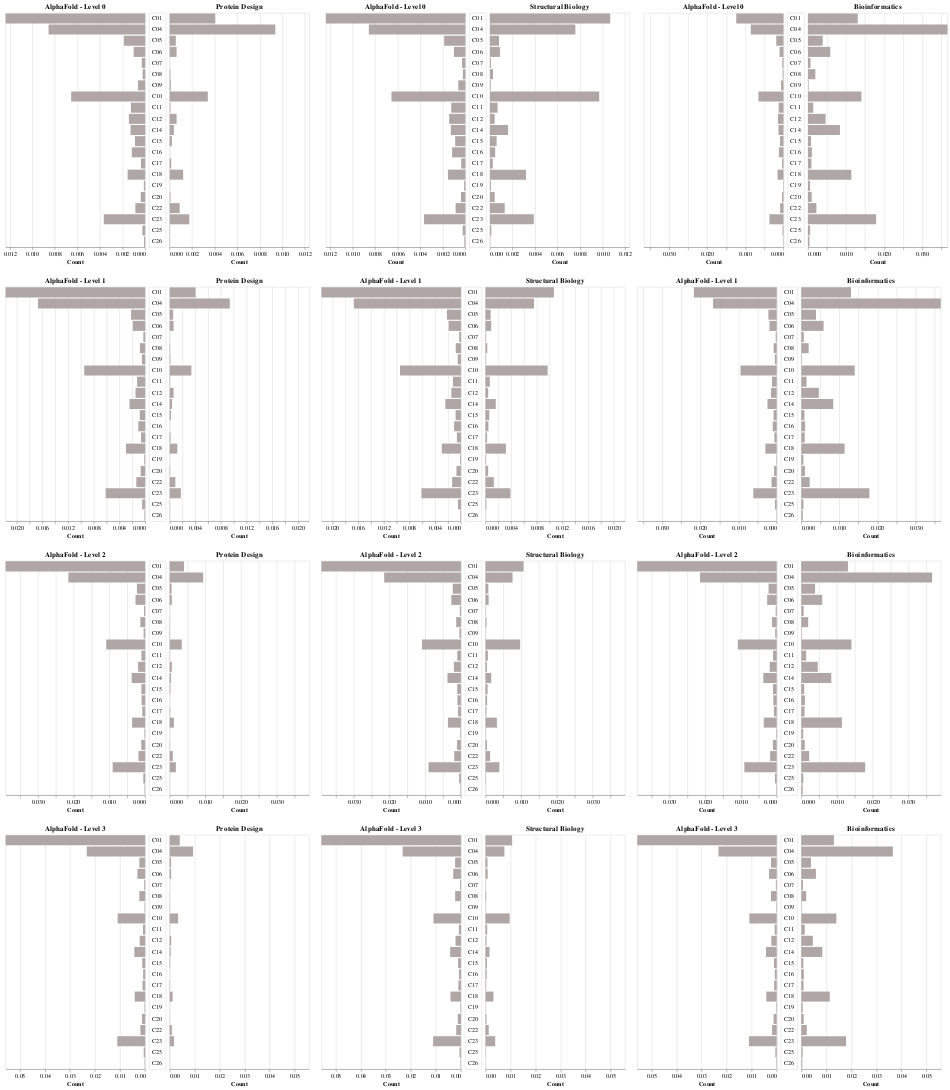

Notebook source saved alongside this figure:
### Code cell
# hconcat each a, b, c, d group, and vconcat each of these in turn
a = alt.hconcat(c1a, c2a, c3a)
b = alt.hconcat(c1b, c2b, c3b)
c = alt.hconcat(c1c, c2c, c3c)
d = alt.hconcat(c1d, c2d, c3d)

alt.vconcat(a, b, c, d)

### Figure 1 — Vega-Lite specification as saved in the notebook (floating-point values rounded to 4 significant figures; data arrays with more than 128 entries replaced by an {"elided": "..."} marker saying what was removed)
{"config": {"view": {"continuousWidth": 400, "continuousHeight": 300}}, "vconcat": [{"hconcat": [{"concat": [{"mark": "bar", "encoding": {"color": {"field": "filter", "legend": null, "scale": {"domain": ["0", "Protein Design"], "range": ["#AFA6A5", "#AFA6A5"]}, "type": "nominal"}, "x": {"aggregate": "sum", "field": "value", "scale": {"domain": [0, 0.01237]}, "sort": "descending", "title": "Count", "type": "quantitative"}, "y": {"axis": null, "field": "mesh_tree_label", "sort": {"field": "mesh_tree_label_id", "order": "ascending"}, "type": "nominal"}}, "height": {"step": 20}, "title": "AlphaFold - Level 0", "transform": [{"filter": "(datum.filter === '0')"}], "width": 250}, {"mark": "text", "encoding": {"text": {"field": "mesh_tree_label_id", "type": "nominal"}, "y": {"axis": null, "field": "mesh_tree_label", "sort": {"field": "mesh_tree_label_id", "order": "ascending"}, "type": "nominal"}}, "height": {"step": 20}, "transform": [{"filter": {"field": "filter", "oneOf": ["0"]}}], "width": 30}, {"mark": "bar", "encoding": {"color": {"field": "filter", "legend": null, "scale": {"domain": ["0", "Protein Design"], "range": ["#AFA6A5", "#AFA6A5"]}, "type": "nominal"}, "x": {"aggregate": "sum", "field": "value", "scale": {"domain": [0, 0.01237]}, "title": "Count", "type": "quantitative"}, "y": {"axis": null, "field": "mesh_tree_label", "sort": {"field": "mesh_tree_label_id", "order": "ascending"}, "type": "nominal"}}, "height": {"step": 20}, "title": "Protein Design", "transform": [{"filter": "(datum.filter === 'Protein Design')"}], "width": 250}], "spacing": 5}, {"concat": [{"mark": "bar", "encoding": {"color": {"field": "filter", "legend": null, "scale": {"domain": ["0", "Structural Biology"], "range": ["#AFA6A5", "#AFA6A5"]}, "type": "nominal"}, "x": {"aggregate": "sum", "field": "value", "scale": {"domain": [0, 0.01237]}, "sort": "descending", "title": "Count", "type": "quantitative"}, "y": {"axis": null, "field": "mesh_tree_label", "sort": {"field": "mesh_tree_label_id", "order": "ascending"}, "type": "nominal"}}, "height": {"step": 20}, "title": "AlphaFold - Level 0", "transform": [{"filter": "(datum.filter === '0')"}], "width": 250}, {"mark": "text", "encoding": {"text": {"field": "mesh_tree_label_id", "type": "nominal"}, "y": {"axis": null, "field": "mesh_tree_label", "sort": {"field": "mesh_tree_label_id", "order": "ascending"}, "type": "nominal"}}, "height": {"step": 20}, "transform": [{"filter": {"field": "filter", "oneOf": ["0"]}}], "width": 30}, {"mark": "bar", "encoding": {"color": {"field": "filter", "legend": null, "scale": {"domain": ["0", "Structural Biology"], "range": ["#AFA6A5", "#AFA6A5"]}, "type": "nominal"}, "x": {"aggregate": "sum", "field": "value", "scale": {"domain": [0, 0.01237]}, "title": "Count", "type": "quantitative"}, "y": {"axis": null, "field": "mesh_tree_label", "sort": {"field": "mesh_tree_label_id", "order": "ascending"}, "type": "nominal"}}, "height": {"step": 20}, "title": "Structural Biology", "transform": [{"filter": "(datum.filter === 'Structural Biology')"}], "width": 250}], "spacing": 5}, {"concat": [{"mark": "bar", "encoding": {"color": {"field": "filter", "legend": null, "scale": {"domain": ["0", "Bioinformatics"], "range": ["#AFA6A5", "#AFA6A5"]}, "type": "nominal"}, "x": {"aggregate": "sum", "field": "value", "scale": {"domain": [0, 0.03659]}, "sort": "descending", "title": "Count", "type": "quantitative"}, "y": {"axis": null, "field": "mesh_tree_label", "sort": {"field": "mesh_tree_label_id", "order": "ascending"}, "type": "nominal"}}, "height": {"step": 20}, "title": "AlphaFold - Level 0", "transform": [{"filter": "(datum.filter === '0')"}], "width": 250}, {"mark": "text", "encoding": {"text": {"field": "mesh_tree_label_id", "type": "nominal"}, "y": {"axis": null, "field": "mesh_tree_label", "sort": {"field": "mesh_tree_label_id", "order": "ascending"}, "type": "nominal"}}, "height": {"step": 20}, "transform": [{"filter": {"field": "filter", "oneOf": ["0"]}}], "width": 30}, {"mark": "bar", "encoding": {"color": {"field": "filter", "legend": null, "scale": {"domain": ["0", "Bioinformatics"], "range": ["#AFA6A5", "#AFA6A5"]}, "type": "nominal"}, "x": {"aggregate": "sum", "field": "value", "scale": {"domain": [0, 0.03659]}, "title": "Count", "type": "quantitative"}, "y": {"axis": null, "field": "mesh_tree_label", "sort": {"field": "mesh_tree_label_id", "order": "ascending"}, "type": "nominal"}}, "height": {"step": 20}, "title": "Bioinformatics", "transform": [{"filter": "(datum.filter === 'Bioinformatics')"}], "width": 250}], "spacing": 5}]}, {"hconcat": [{"concat": [{"mark": "bar", "encoding": {"color": {"field": "filter", "legend": null, "scale": {"domain": ["1", "Protein Design"], "range": ["#1f77b4", "#1f77b4"]}, "type": "nominal"}, "x": {"aggregate": "sum", "field": "value", "scale": {"domain": [0, 0.02174]}, "sort": "descending", "title": "Count", "type": "quantitative"}, "y": {"axis": null, "field": "mesh_tree_label", "sort": {"field": "mesh_tree_label_id", "order": "ascending"}, "type": "nominal"}}, "height": {"step": 20}, "title": "AlphaFold - Level 1", "transform": [{"filter": "(datum.filter === '1')"}], "width": 250}, {"mark": "text", "encoding": {"text": {"field": "mesh_tree_label_id", "type": "nominal"}, "y": {"axis": null, "field": "mesh_tree_label", "sort": {"field": "mesh_tree_label_id", "order": "ascending"}, "type": "nominal"}}, "height": {"step": 20}, "transform": [{"filter": {"field": "filter", "oneOf": ["1"]}}], "width": 30}, {"mark": "bar", "encoding": {"color": {"field": "filter", "legend": null, "scale": {"domain": ["1", "Protein Design"], "range": ["#1f77b4", "#1f77b4"]}, "type": "nominal"}, "x": {"aggregate": "sum", "field": "value", "scale": {"domain": [0, 0.02174]}, "title": "Count", "type": "quantitative"}, "y": {"axis": null, "field": "mesh_tree_label", "sort": {"field": "mesh_tree_label_id", "order": "ascending"}, "type": "nominal"}}, "height": {"step": 20}, "title": "Protein Design", "transform": [{"filter": "(datum.filter === 'Protein Design')"}], "width": 250}], "spacing": 5}, {"concat": [{"mark": "bar", "encoding": {"color": {"field": "filter", "legend": null, "scale": {"domain": ["1", "Structural Biology"], "range": ["#1f77b4", "#1f77b4"]}, "type": "nominal"}, "x": {"aggregate": "sum", "field": "value", "scale": {"domain": [0, 0.02174]}, "sort": "descending", "title": "Count", "type": "quantitative"}, "y": {"axis": null, "field": "mesh_tree_label", "sort": {"field": "mesh_tree_label_id", "order": "ascending"}, "type": "nominal"}}, "height": {"step": 20}, "title": "AlphaFold - Level 1", "transform": [{"filter": "(datum.filter === '1')"}], "width": 250}, {"mark": "text", "encoding": {"text": {"field": "mesh_tree_label_id", "type": "nominal"}, "y": {"axis": null, "field": "mesh_tree_label", "sort": {"field": "mesh_tree_label_id", "order": "ascending"}, "type": "nominal"}}, "height": {"step": 20}, "transform": [{"filter": {"field": "filter", "oneOf": ["1"]}}], "width": 30}, {"mark": "bar", "encoding": {"color": {"field": "filter", "legend": null, "scale": {"domain": ["1", "Structural Biology"], "range": ["#1f77b4", "#1f77b4"]}, "type": "nominal"}, "x": {"aggregate": "sum", "field": "value", "scale": {"domain": [0, 0.02174]}, "title": "Count", "type": "quantitative"}, "y": {"axis": null, "field": "mesh_tree_label", "sort": {"field": "mesh_tree_label_id", "order": "ascending"}, "type": "nominal"}}, "height": {"step": 20}, "title": "Structural Biology", "transform": [{"filter": "(datum.filter === 'Structural Biology')"}], "width": 250}], "spacing": 5}, {"concat": [{"mark": "bar", "encoding": {"color": {"field": "filter", "legend": null, "scale": {"domain": ["1", "Bioinformatics"], "range": ["#1f77b4", "#ff7f0e"]}, "type": "nominal"}, "x": {"aggregate": "sum", "field": "value", "scale": {"domain": [0, 0.03659]}, "sort": "descending", "title": "Count", "type": "quantitative"}, "y": {"axis": null, "field": "mesh_tree_label", "sort": {"field": "mesh_tree_label_id", "order": "ascending"}, "type": "nominal"}}, "height": {"step": 20}, "title": "AlphaFold - Level 1", "transform": [{"filter": "(datum.filter === '1')"}], "width": 250}, {"mark": "text", "encoding": {"text": {"field": "mesh_tree_label_id", "type": "nominal"}, "y": {"axis": null, "field": "mesh_tree_label", "sort": {"field": "mesh_tree_label_id", "order": "ascending"}, "type": "nominal"}}, "height": {"step": 20}, "transform": [{"filter": {"field": "filter", "oneOf": ["1"]}}], "width": 30}, {"mark": "bar", "encoding": {"color": {"field": "filter", "legend": null, "scale": {"domain": ["1", "Bioinformatics"], "range": ["#1f77b4", "#ff7f0e"]}, "type": "nominal"}, "x": {"aggregate": "sum", "field": "value", "scale": {"domain": [0, 0.03659]}, "title": "Count", "type": "quantitative"}, "y": {"axis": null, "field": "mesh_tree_label", "sort": {"field": "mesh_tree_label_id", "order": "ascending"}, "type": "nominal"}}, "height": {"step": 20}, "title": "Bioinformatics", "transform": [{"filter": "(datum.filter === 'Bioinformatics')"}], "width": 250}], "spacing": 5}]}, {"hconcat": [{"concat": [{"mark": "bar", "encoding": {"color": {"field": "filter", "legend": null, "scale": {"domain": ["2", "Protein Design"], "range": ["#1f77b4", "#ff7f0e"]}, "type": "nominal"}, "x": {"aggregate": "sum", "field": "value", "scale": {"domain": [0, 0.03902]}, "sort": "descending", "title": "Count", "type": "quantitative"}, "y": {"axis": null, "field": "mesh_tree_label", "sort": {"field": "mesh_tree_label_id", "order": "ascending"}, "type": "nominal"}}, "height": {"step": 20}, "title": "AlphaFold - Level 2", "transform": [{"filter": "(datum.filter === '2')"}], "width": 250}, {"mark": "text", "encoding": {"text": {"field": "mesh_tree_label_id", "type": "nominal"}, "y": {"axis": null, "field": "mesh_tree_label", "sort": {"field": "mesh_tree_label_id", "order": "ascending"}, "type": "nominal"}}, "height": {"step": 20}, "transform": [{"filter": {"field": "filter", "oneOf": ["2"]}}], "width": 30}, {"mark": "bar", "encoding": {"color": {"field": "filter", "legend": null, "scale": {"domain": ["2", "Protein Design"], "range": ["#1f77b4", "#ff7f0e"]}, "type": "nominal"}, "x": {"aggregate": "sum", "field": "value", "scale": {"domain": [0, 0.03902]}, "title": "Count", "type": "quantitative"}, "y": {"axis": null, "field": "mesh_tree_label", "sort": {"field": "mesh_tree_label_id", "order": "ascending"}, "type": "nominal"}}, "height": {"step": 20}, "title": "Protein Design", "transform": [{"filter": "(datum.filter === 'Protein Design')"}], "width": 250}], "spacing": 5}, {"concat": [{"mark": "bar", "encoding": {"color": {"field": "filter", "legend": null, "scale": {"domain": ["2", "Structural Biology"], "range": ["#1f77b4", "#ff7f0e"]}, "type": "nominal"}, "x": {"aggregate": "sum", "field": "value", "scale": {"domain": [0, 0.03902]}, "sort": "descending", "title": "Count", "type": "quantitative"}, "y": {"axis": null, "field": "mesh_tree_label", "sort": {"field": "mesh_tree_label_id", "order": "ascending"}, "type": "nominal"}}, "height": {"step": 20}, "title": "AlphaFold - Level 2", "transform": [{"filter": "(datum.filter === '2')"}], "width": 250}, {"mark": "text", "encoding": {"text": {"field": "mesh_tree_label_id", "type": "nominal"}, "y": {"axis": null, "field": "mesh_tree_label", "sort": {"field": "mesh_tree_label_id", "order": "ascending"}, "type": "nominal"}}, "height": {"step": 20}, "transform": [{"filter": {"field": "filter", "oneOf": ["2"]}}], "width": 30}, {"mark": "bar", "encoding": {"color": {"field": "filter", "legend": null, "scale": {"domain": ["2", "Structural Biology"], "range": ["#1f77b4", "#ff7f0e"]}, "type": "nominal"}, "x": {"aggregate": "sum", "field": "value", "scale": {"domain": [0, 0.03902]}, "title": "Count", "type": "quantitative"}, "y": {"axis": null, "field": "mesh_tree_label", "sort": {"field": "mesh_tree_label_id", "order": "ascending"}, "type": "nominal"}}, "height": {"step": 20}, "title": "Structural Biology", "transform": [{"filter": "(datum.filter === 'Structural Biology')"}], "width": 250}], "spacing": 5}, {"concat": [{"mark": "bar", "encoding": {"color": {"field": "filter", "legend": null, "scale": {"domain": ["2", "Bioinformatics"], "range": ["#1f77b4", "#ff7f0e"]}, "type": "nominal"}, "x": {"aggregate": "sum", "field": "value", "scale": {"domain": [0, 0.03902]}, "sort": "descending", "title": "Count", "type": "quantitative"}, "y": {"axis": null, "field": "mesh_tree_label", "sort": {"field": "mesh_tree_label_id", "order": "ascending"}, "type": "nominal"}}, "height": {"step": 20}, "title": "AlphaFold - Level 2", "transform": [{"filter": "(datum.filter === '2')"}], "width": 250}, {"mark": "text", "encoding": {"text": {"field": "mesh_tree_label_id", "type": "nominal"}, "y": {"axis": null, "field": "mesh_tree_label", "sort": {"field": "mesh_tree_label_id", "order": "ascending"}, "type": "nominal"}}, "height": {"step": 20}, "transform": [{"filter": {"field": "filter", "oneOf": ["2"]}}], "width": 30}, {"mark": "bar", "encoding": {"color": {"field": "filter", "legend": null, "scale": {"domain": ["2", "Bioinformatics"], "range": ["#1f77b4", "#ff7f0e"]}, "type": "nominal"}, "x": {"aggregate": "sum", "field": "value", "scale": {"domain": [0, 0.03902]}, "title": "Count", "type": "quantitative"}, "y": {"axis": null, "field": "mesh_tree_label", "sort": {"field": "mesh_tree_label_id", "order": "ascending"}, "type": "nominal"}}, "height": {"step": 20}, "title": "Bioinformatics", "transform": [{"filter": "(datum.filter === 'Bioinformatics')"}], "width": 250}], "spacing": 5}]}, {"hconcat": [{"concat": [{"mark": "bar", "encoding": {"color": {"field": "filter", "legend": null, "scale": {"domain": ["3", "Protein Design"], "range": ["#1f77b4", "#ff7f0e"]}, "type": "nominal"}, "x": {"aggregate": "sum", "field": "value", "scale": {"domain": [0, 0.05576]}, "sort": "descending", "title": "Count", "type": "quantitative"}, "y": {"axis": null, "field": "mesh_tree_label", "sort": {"field": "mesh_tree_label_id", "order": "ascending"}, "type": "nominal"}}, "height": {"step": 20}, "title": "AlphaFold - Level 3", "transform": [{"filter": "(datum.filter === '3')"}], "width": 250}, {"mark": "text", "encoding": {"text": {"field": "mesh_tree_label_id", "type": "nominal"}, "y": {"axis": null, "field": "mesh_tree_label", "sort": {"field": "mesh_tree_label_id", "order": "ascending"}, "type": "nominal"}}, "height": {"step": 20}, "transform": [{"filter": {"field": "filter", "oneOf": ["3"]}}], "width": 30}, {"mark": "bar", "encoding": {"color": {"field": "filter", "legend": null, "scale": {"domain": ["3", "Protein Design"], "range": ["#1f77b4", "#ff7f0e"]}, "type": "nominal"}, "x": {"aggregate": "sum", "field": "value", "scale": {"domain": [0, 0.05576]}, "title": "Count", "type": "quantitative"}, "y": {"axis": null, "field": "mesh_tree_label", "sort": {"field": "mesh_tree_label_id", "order": "ascending"}, "type": "nominal"}}, "height": {"step": 20}, "title": "Protein Design", "transform": [{"filter": "(datum.filter === 'Protein Design')"}], "width": 250}], "spacing": 5}, {"concat": [{"mark": "bar", "encoding": {"color": {"field": "filter", "legend": null, "scale": {"domain": ["3", "Structural Biology"], "range": ["#1f77b4", "#ff7f0e"]}, "type": "nominal"}, "x": {"aggregate": "sum", "field": "value", "scale": {"domain": [0, 0.05576]}, "sort": "descending", "title": "Count", "type": "quantitative"}, "y": {"axis": null, "field": "mesh_tree_label", "sort": {"field": "mesh_tree_label_id", "order": "ascending"}, "type": "nominal"}}, "height": {"step": 20}, "title": "AlphaFold - Level 3", "transform": [{"filter": "(datum.filter === '3')"}], "width": 250}, {"mark": "text", "encoding": {"text": {"field": "mesh_tree_label_id", "type": "nominal"}, "y": {"axis": null, "field": "mesh_tree_label", "sort": {"field": "mesh_tree_label_id", "order": "ascending"}, "type": "nominal"}}, "height": {"step": 20}, "transform": [{"filter": {"field": "filter", "oneOf": ["3"]}}], "width": 30}, {"mark": "bar", "encoding": {"color": {"field": "filter", "legend": null, "scale": {"domain": ["3", "Structural Biology"], "range": ["#1f77b4", "#ff7f0e"]}, "type": "nominal"}, "x": {"aggregate": "sum", "field": "value", "scale": {"domain": [0, 0.05576]}, "title": "Count", "type": "quantitative"}, "y": {"axis": null, "field": "mesh_tree_label", "sort": {"field": "mesh_tree_label_id", "order": "ascending"}, "type": "nominal"}}, "height": {"step": 20}, "title": "Structural Biology", "transform": [{"filter": "(datum.filter === 'Structural Biology')"}], "width": 250}], "spacing": 5}, {"concat": [{"mark": "bar", "encoding": {"color": {"field": "filter", "legend": null, "scale": {"domain": ["3", "Bioinformatics"], "range": ["#1f77b4", "#ff7f0e"]}, "type": "nominal"}, "x": {"aggregate": "sum", "field": "value", "scale": {"domain": [0, 0.05576]}, "sort": "descending", "title": "Count", "type": "quantitative"}, "y": {"axis": null, "field": "mesh_tree_label", "sort": {"field": "mesh_tree_label_id", "order": "ascending"}, "type": "nominal"}}, "height": {"step": 20}, "title": "AlphaFold - Level 3", "transform": [{"filter": "(datum.filter === '3')"}], "width": 250}, {"mark": "text", "encoding": {"text": {"field": "mesh_tree_label_id", "type": "nominal"}, "y": {"axis": null, "field": "mesh_tree_label", "sort": {"field": "mesh_tree_label_id", "order": "ascending"}, "type": "nominal"}}, "height": {"step": 20}, "transform": [{"filter": {"field": "filter", "oneOf": ["3"]}}], "width": 30}, {"mark": "bar", "encoding": {"color": {"field": "filter", "legend": null, "scale": {"domain": ["3", "Bioinformatics"], "range": ["#1f77b4", "#ff7f0e"]}, "type": "nominal"}, "x": {"aggregate": "sum", "field": "value", "scale": {"domain": [0, 0.05576]}, "title": "Count", "type": "quantitative"}, "y": {"axis": null, "field": "mesh_tree_label", "sort": {"field": "mesh_tree_label_id", "order": "ascending"}, "type": "nominal"}}, "height": {"step": 20}, "title": "Bioinformatics", "transform": [{"filter": "(datum.filter === 'Bioinformatics')"}], "width": 250}], "spacing": 5}]}], "data": {"name": "data-c9ad7c1edf40d151da4b6aa0848cbfb0"}, "$schema": "https://vega.github.io/schema/vega-lite/v4.17.0.json", "datasets": {"data-c9ad7c1edf40d151da4b6aa0848cbfb0": {"elided": "147 records"}}}
